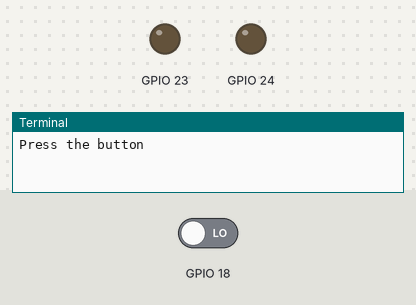
Recording of a program running on a simulated Raspberry Pi (BCM pin numbers). Shown: output pins drawn as LEDs (lit = HIGH), the last lines printed to the terminal. Inputs (shaded band) come from the test bench; at power-on: GPIO 18 LOW.

Above: at 1.2 s.
1.3 s: GPIO 18 driven HIGH
At 2.2 s:
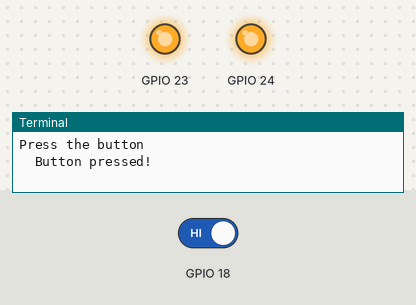
2.8 s: GPIO 18 driven LOW
At 4.0 s:
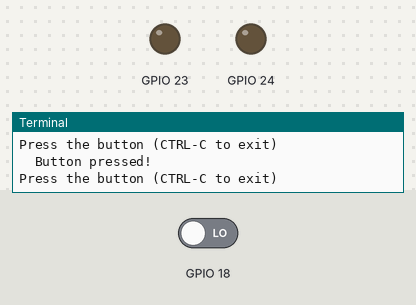
Timing chart, 0 to 5.8 s (numbered marks = the images above; inputs shaded):
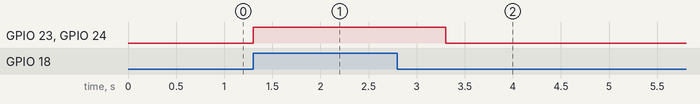

Measured:
- after the input at 1.3 s, GPIO 23, GPIO 24: LOW → HIGH at once
- after the input at 2.8 s, GPIO 23, GPIO 24: HIGH → LOW after 0.50 s

The program:

push.py
```python
#!/usr/bin/env python
import RPi.GPIO as GPIO
import time

GPIO.setmode(GPIO.BCM)

GPIO.setup(23, GPIO.OUT)
GPIO.setup(24, GPIO.OUT)

GPIO.setup(18 , GPIO.IN)

print "Press the button"

try:

  while True :

    GPIO.output(23, False)
    GPIO.output(24, False)


    if GPIO.input(18)==1:
      print "  Button pressed!"

      GPIO.output(23, True)
      GPIO.output(24, True)

      time.sleep(1)


      print "Press the button (CTRL-C to exit)"

except KeyboardInterrupt:
	print "Finished"
```
